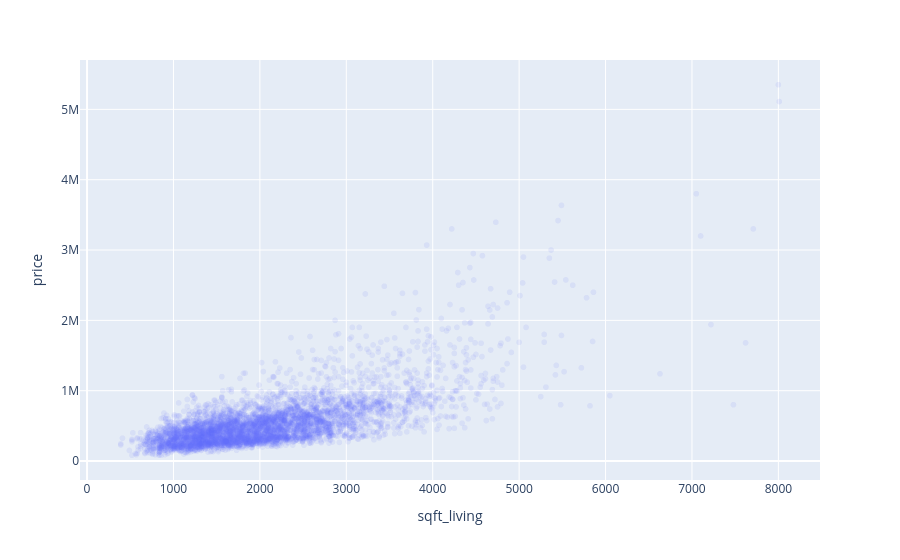

Notebook source saved alongside this figure:
### Code cell
df_plot = raw.sample(5000, seed=42).to_pandas()

fig = px.scatter(
    df_plot,
    x="sqft_living",
    y="price",
    opacity=0.1,
    hover_data=["bedrooms", "bathrooms", "zipcode"]
)
fig.show()

### Figure 1 — Plotly figure (JSON) as saved in the notebook; plotly's stock layout.template omitted (floating-point values rounded to 4 significant figures; data arrays with more than 128 entries replaced by an {"elided": "..."} marker saying what was removed)
{"data": [{"customdata": {"elided": "5000x3 float values"}, "hovertemplate": "sqft_living=%{x}<br>price=%{y}<br>bedrooms=%{customdata[0]}<br>bathrooms=%{customdata[1]}<br>zipcode=%{customdata[2]}<extra></extra>", "legendgroup": "", "marker": {"color": "#636efa", "opacity": 0.1, "symbol": "circle"}, "mode": "markers", "name": "", "showlegend": false, "type": "scattergl", "x": {"elided": "5000 int values"}, "xaxis": "x", "y": {"elided": "5000 float values"}, "yaxis": "y"}], "layout": {"legend": {"tracegroupgap": 0}, "margin": {"t": 60}, "xaxis": {"anchor": "y", "domain": [0, 1], "title": {"text": "sqft_living"}}, "yaxis": {"anchor": "x", "domain": [0, 1], "title": {"text": "price"}}}}
